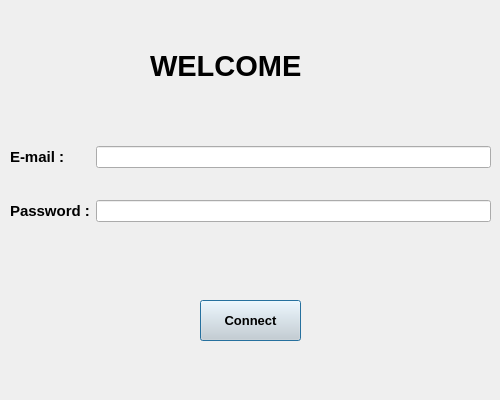
<?xml version="1.0" encoding="UTF-8"?>
<ui version="4.0">
 <class>login</class>
 <widget class="QDialog" name="login">
  <property name="geometry">
   <rect>
    <x>0</x>
    <y>0</y>
    <width>500</width>
    <height>400</height>
   </rect>
  </property>
  <property name="windowTitle">
   <string>SerenityScape</string>
  </property>
  <widget class="QPushButton" name="connect">
   <property name="geometry">
    <rect>
     <x>200</x>
     <y>300</y>
     <width>101</width>
     <height>41</height>
    </rect>
   </property>
   <property name="font">
    <font>
     <pointsize>10</pointsize>
     <weight>75</weight>
     <bold>true</bold>
    </font>
   </property>
   <property name="styleSheet">
    <string notr="true">background:rgb(214, 214, 214)</string>
   </property>
   <property name="text">
    <string>Connect</string>
   </property>
  </widget>
  <widget class="QLabel" name="label_3">
   <property name="geometry">
    <rect>
     <x>150</x>
     <y>40</y>
     <width>231</width>
     <height>51</height>
    </rect>
   </property>
   <property name="font">
    <font>
     <pointsize>22</pointsize>
     <weight>75</weight>
     <bold>true</bold>
    </font>
   </property>
   <property name="text">
    <string>WELCOME</string>
   </property>
  </widget>
  <widget class="QWidget" name="formLayoutWidget">
   <property name="geometry">
    <rect>
     <x>10</x>
     <y>120</y>
     <width>481</width>
     <height>151</height>
    </rect>
   </property>
   <layout class="QFormLayout" name="formLayout">
    <item row="0" column="1">
     <spacer name="horizontalSpacer_3">
      <property name="orientation">
       <enum>Qt::Horizontal</enum>
      </property>
      <property name="sizeHint" stdset="0">
       <size>
        <width>40</width>
        <height>20</height>
       </size>
      </property>
     </spacer>
    </item>
    <item row="1" column="0">
     <widget class="QLabel" name="label">
      <property name="font">
       <font>
        <pointsize>11</pointsize>
        <weight>75</weight>
        <bold>true</bold>
       </font>
      </property>
      <property name="text">
       <string>E-mail :</string>
      </property>
     </widget>
    </item>
    <item row="1" column="1">
     <widget class="QLineEdit" name="email">
      <property name="text">
       <string/>
      </property>
     </widget>
    </item>
    <item row="2" column="1">
     <spacer name="horizontalSpacer">
      <property name="orientation">
       <enum>Qt::Horizontal</enum>
      </property>
      <property name="sizeHint" stdset="0">
       <size>
        <width>40</width>
        <height>20</height>
       </size>
      </property>
     </spacer>
    </item>
    <item row="3" column="0">
     <widget class="QLabel" name="label_2">
      <property name="font">
       <font>
        <pointsize>11</pointsize>
        <weight>75</weight>
        <bold>true</bold>
       </font>
      </property>
      <property name="text">
       <string>Password :</string>
      </property>
     </widget>
    </item>
    <item row="3" column="1">
     <widget class="QLineEdit" name="password"/>
    </item>
    <item row="4" column="1">
     <spacer name="horizontalSpacer_2">
      <property name="orientation">
       <enum>Qt::Horizontal</enum>
      </property>
      <property name="sizeHint" stdset="0">
       <size>
        <width>40</width>
        <height>20</height>
       </size>
      </property>
     </spacer>
    </item>
    <item row="2" column="0">
     <spacer name="horizontalSpacer_4">
      <property name="orientation">
       <enum>Qt::Horizontal</enum>
      </property>
      <property name="sizeHint" stdset="0">
       <size>
        <width>40</width>
        <height>20</height>
       </size>
      </property>
     </spacer>
    </item>
    <item row="0" column="0">
     <spacer name="horizontalSpacer_5">
      <property name="orientation">
       <enum>Qt::Horizontal</enum>
      </property>
      <property name="sizeHint" stdset="0">
       <size>
        <width>40</width>
        <height>20</height>
       </size>
      </property>
     </spacer>
    </item>
    <item row="4" column="0">
     <spacer name="horizontalSpacer_6">
      <property name="orientation">
       <enum>Qt::Horizontal</enum>
      </property>
      <property name="sizeHint" stdset="0">
       <size>
        <width>40</width>
        <height>20</height>
       </size>
      </property>
     </spacer>
    </item>
   </layout>
  </widget>
 </widget>
 <resources/>
 <connections/>
</ui>
